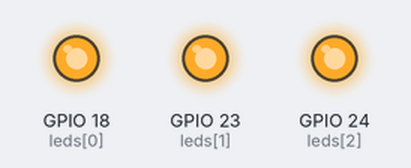
Bench run of a program on a simulated Raspberry Pi (BCM pin numbers). On the bench: output pins drawn as LEDs (lit = HIGH).

Above: at 3.5 s.
At 6.5 s:
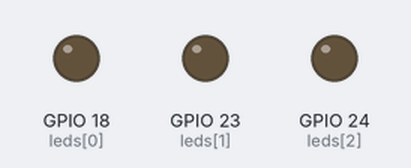
Timing chart, 0 to 7.6 s (numbered marks = the images above):
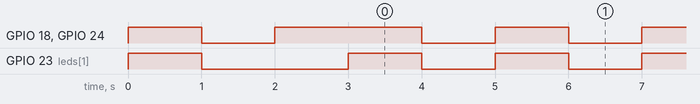

Measured:
- by itself, GPIO 18 (leds[0]), GPIO 24 (leds[2]): goes LOW 1.0 s, HIGH 2.0 s, 62 × (LOW 1.0 s, HIGH 1.0 s), LOW 1.0 s, then HIGH
- by itself, GPIO 23 (leds[1]): repeats every 2.0 s: HIGH 1.0 s, LOW 1.0 s
- by itself, everything shown: repeats every 2.0 s, in 4 steps

The program:

ex05_ledboard.py
```python
from gpiozero import LEDBoard
from time import sleep
from signal import pause

leds = LEDBoard(18, 23, 24)

# 모두 같이 동작
leds.on()
sleep(1)
leds.off()
sleep(1)

# 개별적인 값을 튜플로 지정
leds.value = (1, 0, 1)
sleep(1)
leds.blink()
pause()
```
